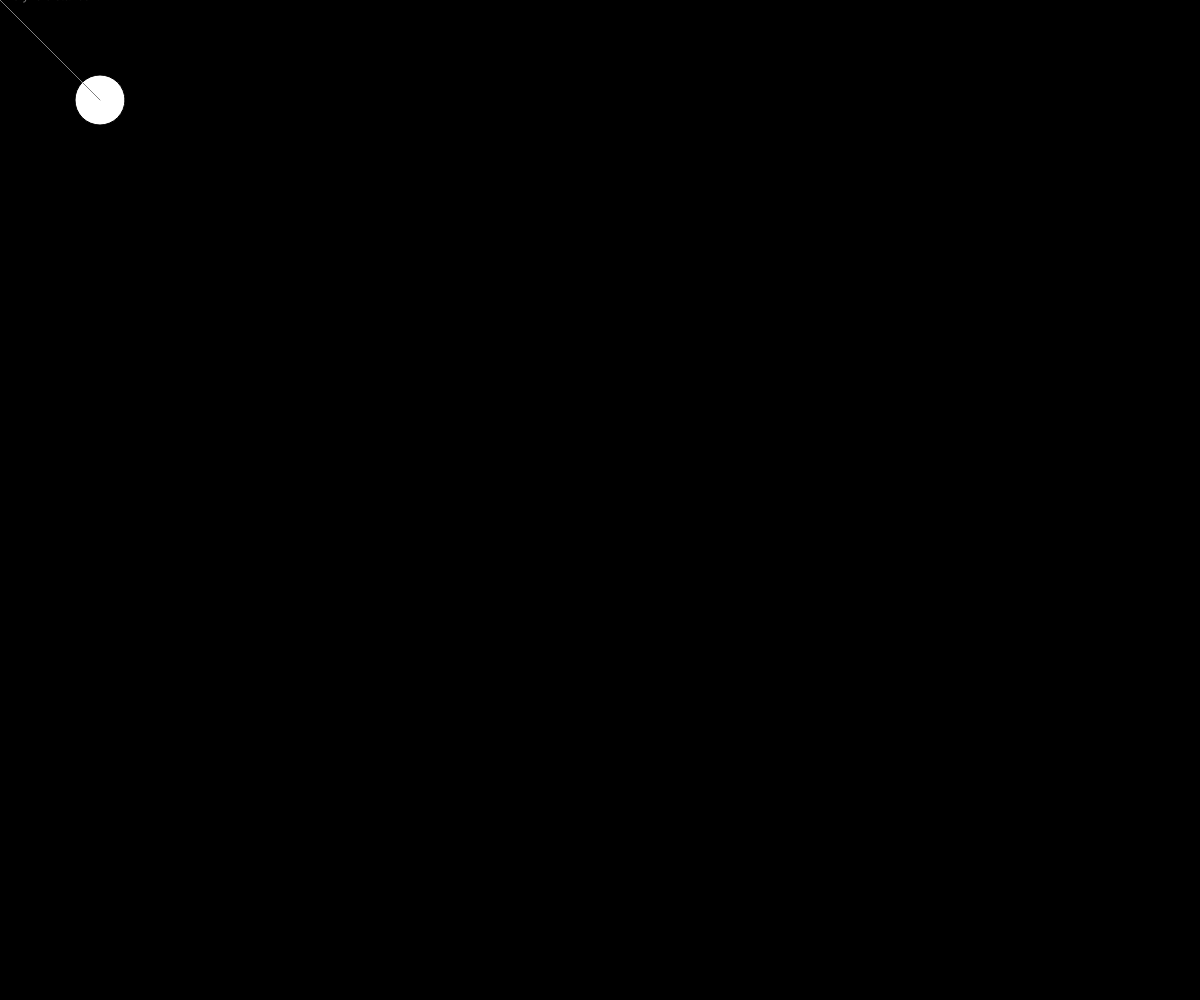
Frame 1 (no input)
Frame 60 (no input): identical to frame 1, image omitted
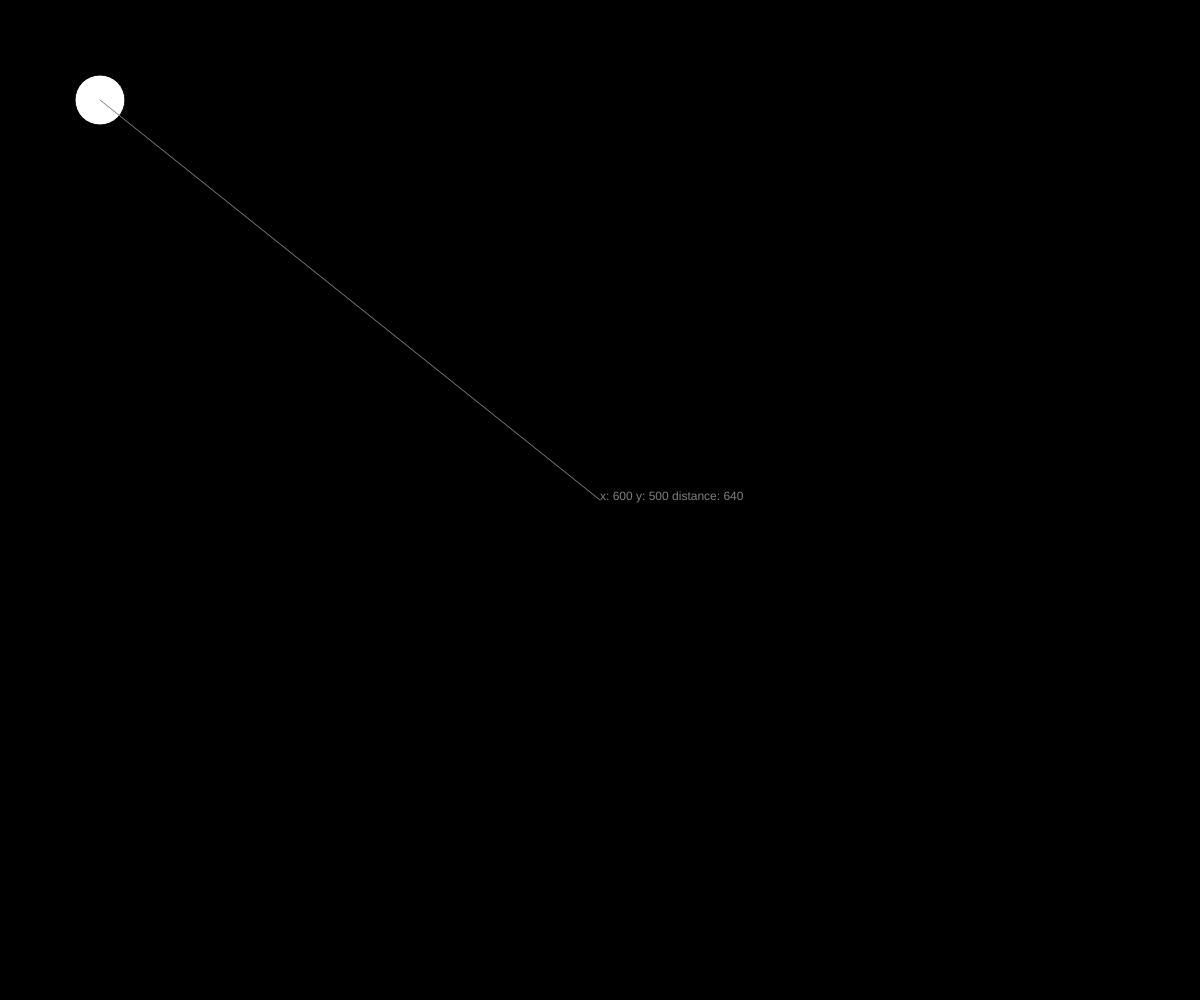
Frame 120 (the mouse pressed at the canvas centre since frame 60)

The p5.js sketch that drew these frames (run headless with seeded random() and noise() and a simulated clock; from frame 60 on, the mouse is pressed at the canvas centre):

// p5.js sketch
// ── sketch.js
/*******************************
CLASSE CertcleInteractif
*******************************/
class CertcleInteractif {
  constructor(x,y,d) {
    this.x = x; // X CENTRE
    this.y = y; // Y CENTRE
    this.d = d; // DIAMETRE
    this.r = d/2; // RAYON = DIAMETRE / 2
    this.on = false; // UNE VARIABLE POUR INDIQUER SI L'LE CERCLE EST COLORE
  }

  // DESSINER LE CERCLE
  dessiner() {

    if ( this.on ) fill(255,0,0);
    else fill(255);

    stroke(0);
    ellipse(this.x,this.y,this.d);
  }

  // RETOURNER SI LE CERCLE CONTIENT LE POINT
  contientLePoint(xPoint,yPoint) {

    let distance = sqrt( pow(xPoint - this.x,2) + pow(yPoint - this.y,2)  );

    if ( distance < this.r ) {
        return true;
    }

    return false;
  }


}


/*******************************
GLOBAL
*******************************/
let monCercle;
let clicFade = 0;

/*******************************
SETUP
*******************************/
function setup() {
  createCanvas(windowWidth, windowHeight);

  // x : 100
  // y : 100
  // r : 50
  monCercle = new CertcleInteractif(100,100,50);

}

/*******************************
DRAW
*******************************/
function draw() {

 if ( monCercle.on )  background(255);
 else  background(0);


  // DESSINER LE CERCLE
  monCercle.dessiner();

  // DESSINER UNE LIGNE ENTRE LA SOURIS ET LE CENTRE DU CERCLE :
  stroke(127);
  noFill();
  line(mouseX,mouseY,monCercle.x,monCercle.y);

  // AFFICHER LA POSITION DE LA SOURIS A L'ECRAN :
  noStroke();
  fill(127);
  let distance = sqrt( pow(mouseX - monCercle.x,2) + pow(mouseY - monCercle.y,2)  );
  text( "x: "+mouseX+" y: "+mouseY+" distance: "+int(distance) , mouseX, mouseY );

}

/*****************************
MOUSE PRESSED
*****************************/
function mousePressed() {

  // EST-CE QUE LA SOURIS EST AU DESSUS DU CERCLE
  if ( monCercle.contientLePoint(mouseX, mouseY) ) {
    // TRUE : ALTERNER L'ETAT
    monCercle.on = !(monCercle.on);
  }


}

/*****************************
WINDOW RESIZED
*****************************/
function windowResized() {

}
